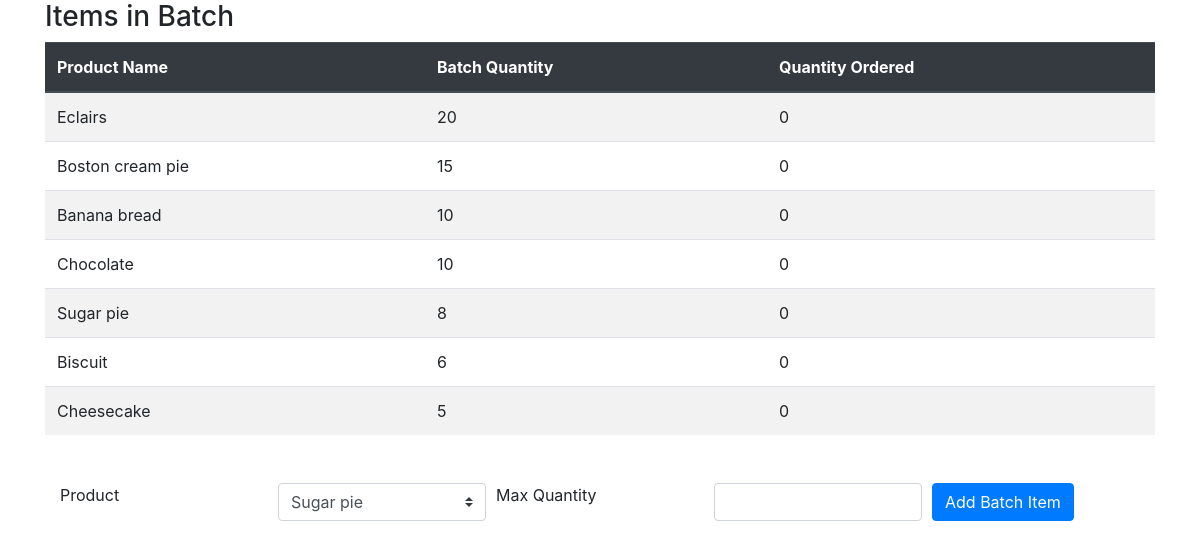
Page /admin/batch.php?batch_id=1 on the committed database.
### tables this page shows
CREATE TABLE `batch_items` (
  `id` int(11) NOT NULL,
  `batch_id` int(11) NOT NULL,
  `product_id` int(11) NOT NULL,
  `max_quantity` int(2) NOT NULL,
  `quantity_sold` int(2) NOT NULL
);

CREATE TABLE `products` (
  `id` int(11) NOT NULL,
  `name` varchar(255) NOT NULL,
  `price` decimal(6,2) NOT NULL,
  `active` tinyint(1) DEFAULT NULL,
  `description` text,
  `img_link` varchar(255) NOT NULL DEFAULT 'img/placeholder.png'
);

### admin/batch.php (the view, shortened to what this page needs)
<?php
$batch_id = $_GET['batch_id'];
include "../external/db_connect.php";
include "../external/add_batch_item.php";
?>
<!DOCTYPE html>
<html lang=en>
<head>
    <link rel="stylesheet" href="../css/bootstrap.css">
</head>
<body>
<div class="container">
<h3> Items in Batch </h3>
<table class="table table-striped">
    <thead class="thead-dark">
        <tr>
            <th scope="col">Product Name</th>
            <th scope="col">Batch Quantity</th>
            <th scope="col">Quantity Ordered</th>
        </tr>
    </thead>
    <tbody>
<?php
$sql = "
    SELECT p.name, b.max_quantity, b.quantity_sold
    FROM batch_items b
    INNER JOIN products p
    ON b.product_id = p.id
    WHERE b.batch_id = ".$batch_id.
    " ORDER BY b.max_quantity DESC;
    ";
$result = mysqli_query($conn, $sql);
while ($row = mysqli_fetch_array($result, MYSQLI_ASSOC)){
    echo
        "<tr scope='row'>
            <td>".$row['name']."</td>
            <td>".$row['max_quantity']."</td>
            <td>".$row['quantity_sold']."</td>
        </tr>";
};
?>
    </tbody>
</table>
<div class="batch_item_form container mt-5">
<form action="<?php echo htmlspecialchars($_SERVER['PHP_SELF'])."?batch_id=".$batch_id;?>" method="POST">
    <div class="form-row">
        <div class="col">
            <label for="product">Product</label>
        </div>
        <div class="col">
            <select name="product_id" class="custom-select">>
                <?php
                    $sql = "
                        SELECT id, name
                        FROM products
                        WHERE active = 1;
                        ";
                    $result = mysqli_query($conn, $sql);
                    while ($row = mysqli_fetch_array($result, MYSQLI_ASSOC)) {
                        echo "<option value='".$row['id']."'>".$row['name']."</option>";
                    };
                ?>
            </select>
        </div>
        <div class="col">
            <label for="max_quantity">Max Quantity</label>
        </div>
        <div class="col">
            <input type="number" min="0" max="99" name="max_quantity" class="form-control" required>
        </div>
        <div class="col">
            <button type="submit" name="submit_batch_item" class="btn btn-primary">Add Batch Item</button>
        </div>
    </div>
</form>
</div>
</div>
</body>
</html>

### rows in the picture
batch_items: product.name "Eclairs", max_quantity "20", quantity_sold "0"
batch_items: product.name "Boston cream pie", max_quantity "15", quantity_sold "0"
batch_items: product.name "Banana bread", max_quantity "10", quantity_sold "0"
batch_items: product.name "Chocolate", max_quantity "10", quantity_sold "0"
batch_items: product.name "Sugar pie", max_quantity "8", quantity_sold "0"
batch_items: product.name "Biscuit", max_quantity "6", quantity_sold "0"
batch_items: product.name "Cheesecake", max_quantity "5", quantity_sold "0"

### other values in the picture
form field product_id "Sugar pie"
